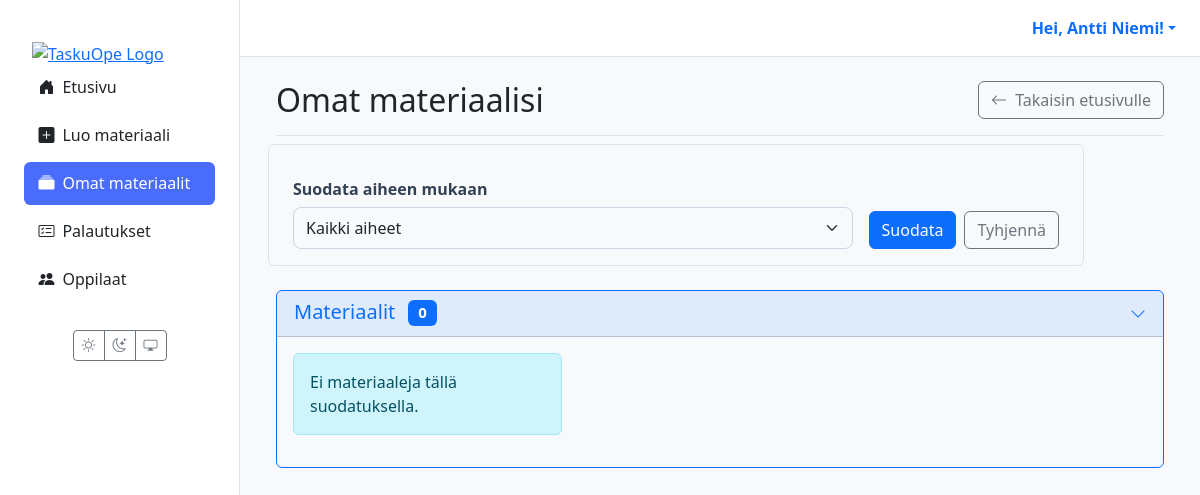
Page /materiaalit/ (signed in) on the earlier database version.
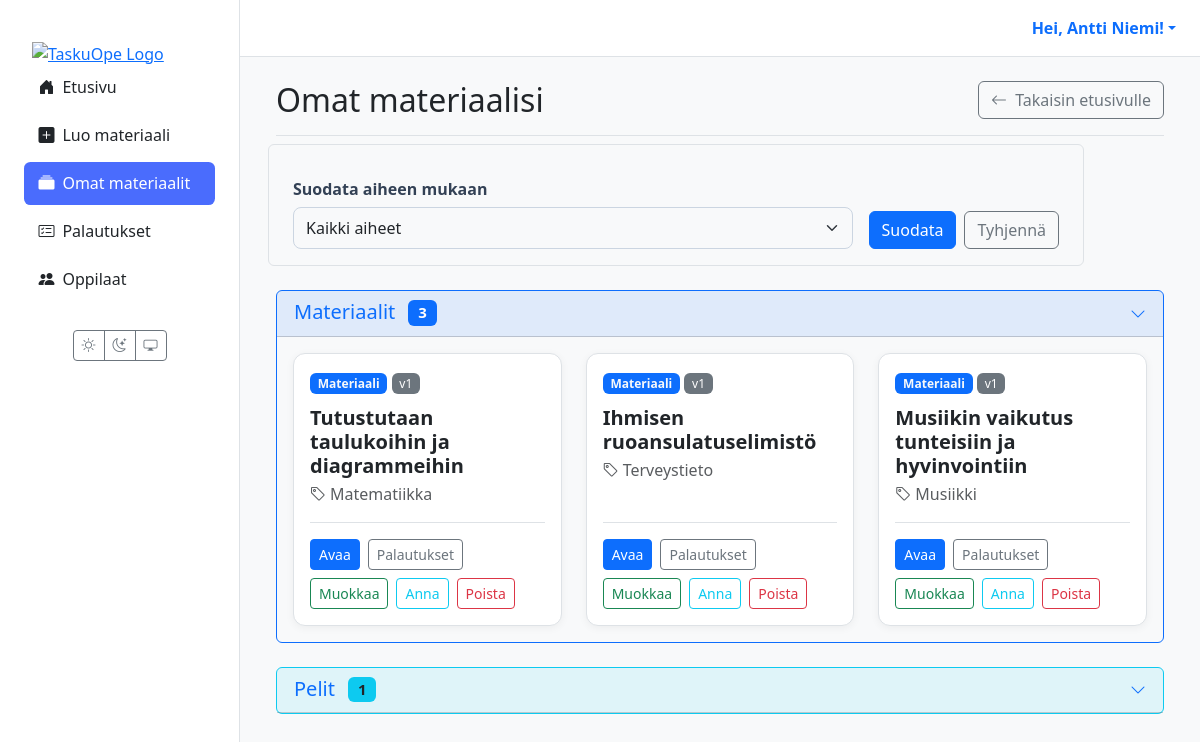
Same page on the later database version.
### materials/models.py (models this page shows, shortened)
class Material(models.Model):
    class MaterialType(models.TextChoices):
        TASK = 'tehtävä', _('Tehtävä')
        LEARNING_MATERIAL = 'oppimateriaali', _('Oppimateriaali')
        TEST = 'testi', _('Testi')
        EXAM = 'koe', _('Koe')
        GAME = 'peli', _('Peli')
    class Status(models.TextChoices):
        DRAFT = 'DRAFT', _('Luonnos')
        PENDING_APPROVAL = 'PENDING', _('Odottaa hyväksyntää')
        APPROVED = 'APPROVED', _('Hyväksytty')
        REJECTED = 'REJECTED', _('Hylätty')
    GRADE_CHOICES = [(str(i), f"{i}. luokka") for i in range(1, 7)]
    id = models.UUIDField(primary_key=True, default=uuid.uuid4, editable=False)
    title = models.CharField(max_length=255, verbose_name=_("Otsikko"))
    content = models.TextField(
        verbose_name=_("Sisältö"),
        help_text=_("Raakasisältö, esim. AI:n tuottama teksti.")
    )
    structured_content = models.JSONField(
        null=True,
        blank=True,
        verbose_name=_("Jäsennelty sisältö"),
        help_text=_("Esim. monivalinnat tai tehtävän rakenne JSON-muodossa.")
    )
    material_type = models.CharField(
        max_length=50,
        choices=MaterialType.choices,
        default=MaterialType.TASK,
        verbose_name=_("Materiaalin tyyppi"),
    )
    subject = models.CharField(max_length=100, null=True, blank=True, verbose_name=_("Aine"))
    grade_level = models.CharField(
        max_length=20,
        choices=GRADE_CHOICES,
        null=True,
        blank=True,
        verbose_name=_("Luokka-aste"),
    )
    audience = models.JSONField(
        null=True,
        blank=True,
        verbose_name=_("Kohderyhmä"),
        help_text=_("Esim. {'learning_styles': ['visuaalinen'], 'languages': ['fi']}")
    )
    author = models.ForeignKey(
        settings.AUTH_USER_MODEL,
        related_name='authored_materials',
        on_delete=models.CASCADE,
        limit_choices_to={'role': 'TEACHER'},
        verbose_name=_("Tekijä (opettaja)"),
    )
    prompt = models.ForeignKey(
        Prompt,
        on_delete=models.SET_NULL,
        null=True,
        blank=True,
        verbose_name=_("Kehoite"),
    )
    status = models.CharField(
        max_length=50,
        choices=Status.choices,
        default=Status.DRAFT,
        verbose_name=_("Tila"),
    )
    version = models.IntegerField(default=1, verbose_name=_("Versio"))
    parent = models.ForeignKey(
        'self',
        on_delete=models.SET_NULL,
        null=True,
        blank=True,
        related_name='versions',
        verbose_name=_("Edellinen versio"),
    )
    created_at = models.DateTimeField(auto_now_add=True, verbose_name=_("Luotu"))
    updated_at = models.DateTimeField(auto_now=True, verbose_name=_("Päivitetty"))
    class Meta:
        verbose_name = _("Materiaali")
        verbose_name_plural = _("Materiaalit")

### materials/views/teacher.py (the view)
# urls.py: path("materiaalit/", views.material_list_view, name="material_list"),
@login_required(login_url='kirjaudu')
def material_list_view(request):
    if request.user.role != 'TEACHER':
        messages.error(request, "Vain opettajat voivat nähdä tämän sivun.")
        return redirect('dashboard')
    selected_subject = request.GET.get('subject', '')
    all_materials = Material.objects.filter(author=request.user).order_by('-created_at')
    normal_materials = all_materials.exclude(material_type='peli')
    game_materials = all_materials.filter(material_type='peli')
    subjects = all_materials.exclude(subject__isnull=True).exclude(subject='').values_list('subject', flat=True).distinct().order_by('subject')
    if selected_subject:
        normal_materials = normal_materials.filter(subject=selected_subject)
        game_materials = game_materials.filter(subject=selected_subject)
    context = {
        'materials': normal_materials,  # Normaalit materiaalit
        'games': list(game_materials[:50]),  # Pelit erikseen
        'subjects': subjects,
        'selected_subject': selected_subject,
    }
    return render(request, 'materials/list.html', context)

### templates/materials/list.html (shortened to what the changed rows need)
{% extends 'partials/base.html' %}
{% load static %}
{% block content %}
<div class="container-fluid">
  <div class="d-flex justify-content-between align-items-center mb-4 border-bottom pb-3">
    <h1 class="h2 mb-0">Omat materiaalisi</h1>
  </div>
<section class="mb-4">
  <div class="card border-primary">
    <div class="card-header bg-primary bg-opacity-10">
      <button class="btn btn-link w-100 text-start text-decoration-none p-0"
              type="button"
              data-bs-toggle="collapse"
              data-bs-target="#materialsCollapse"
              aria-expanded="true"
              aria-controls="materialsCollapse">
        <div class="d-flex justify-content-between align-items-center">
          <h5 class="mb-0">Materiaalit <span class="badge bg-primary ms-2">{{ materials|length }}</span></h5>
        </div>
      </button>
    </div>
    <div id="materialsCollapse" class="collapse show">
      <div class="card-body">
        <div class="row row-cols-1 row-cols-md-2 row-cols-xl-3 g-4">
          {% for m in materials %}
            <div class="col">
              <div class="card material-card h-100">
                <div class="card-body d-flex flex-column">
                  <div class="mb-2">
                    <span class="badge bg-primary text-light">Materiaali</span>
                    <span class="badge bg-secondary fw-normal">v{{ m.version }}</span>
                  </div>
                  <h5 class="card-title mt-1">{{ m.title }}</h5>
                  <p class="card-subtitle mb-3 text-muted">
                    <i class="bi bi-tag me-1"></i>{{ m.subject|default:'Ei määritelty' }}
                  </p>
                  <div class="card-actions mt-auto pt-3">
                    <a class="btn btn-sm btn-primary" href="{% url 'material_detail' material_id=m.id %}">Avaa</a>
                    <a class="btn btn-sm btn-outline-secondary" href="{% url 'view_submissions' material_id=m.id %}">Palautukset</a>
                    <a class="btn btn-sm btn-outline-success" href="{% url 'material_edit' material_id=m.id %}">Muokkaa</a>
                    <a class="btn btn-sm btn-outline-info" href="{% url 'assign_material' material_id=m.id %}">Anna</a>
                    <button type="button" class="btn btn-sm btn-outline-danger"
                            data-bs-toggle="modal"
                            data-bs-target="#deleteMaterialModal-{{ m.id }}">
                      Poista
                    </button>
                  </div>
                </div>
              </div>
            </div>
          {% empty %}
            <div class="col-12"><div class="alert alert-info">Ei materiaaleja tällä suodatuksella.</div></div>
          {% endfor %}
        </div>
      </div>
    </div>
  </div>
</section>
{% if games %}
<section class="mb-4">
  <div class="card border-info">
    <div class="card-header bg-info bg-opacity-10">
      <button class="btn btn-link w-100 text-start text-decoration-none p-0"
              type="button"
              data-bs-toggle="collapse"
              data-bs-target="#gamesCollapse"
              aria-expanded="false"
              aria-controls="gamesCollapse">
        <div class="d-flex justify-content-between align-items-center">
          <h5 class="mb-0">Pelit <span class="badge bg-info text-dark ms-2">{{ games|length }}</span></h5>
          <i class="bi bi-chevron-down"></i>
        </div>
      </button>
    </div>
  </div>
</section>
{% endif %}
</div>
{% endblock %}

Differences in the rows shown:
added Material: version "1", title "Tutustutaan taulukoihin ja diagrammeihin", subject "Matematiikka"
added Material: version "1", title "Ihmisen ruoansulatuselimistö", subject "Terveystieto"
added Material: version "1", title "Musiikin vaikutus tunteisiin ja hyvinvointiin", subject "Musiikki"
Other differences:
{{ materials|length }}: "0" → "3"
{{ games|length }}: (not shown) → "1"
text no longer shown: "Ei materiaaleja tällä suodatuksella."
text now shown: "Pelit"
